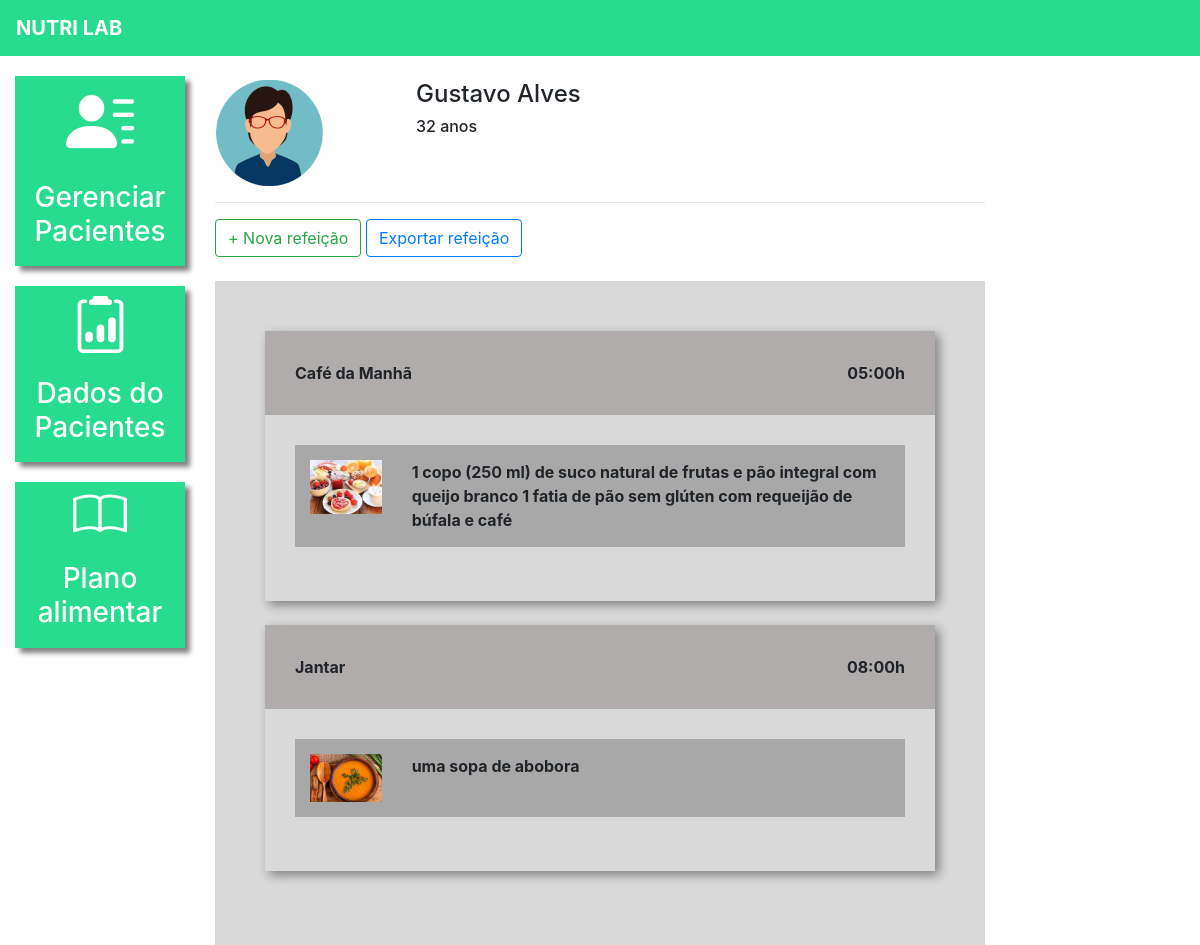
Page /plano_alimentar/1 (signed in) on the committed database.
### plataforma/models.py (models this page shows, shortened)
class Pacientes(models.Model):
    choices_sexo = (('F', 'Feminino'),
    ('M', 'Maculino'))
    nome = models.CharField(max_length=50)
    sexo = models.CharField(max_length=1, choices=choices_sexo)
    idade = models.IntegerField()
    email = models.EmailField()
    telefone = models.CharField(max_length=19)
    nutri = models.ForeignKey(User, on_delete=models.CASCADE)

class Refeicao(models.Model):
    paciente = models.ForeignKey(Pacientes, on_delete=models.CASCADE)
    titulo = models.CharField(max_length=50)
    horario = models.TimeField()
    carboidratos = models.IntegerField()
    proteinas = models.IntegerField()
    gorduras = models.IntegerField()

class Opcao(models.Model):
    refeicao = models.ForeignKey(Refeicao, on_delete=models.CASCADE)
    imagem = models.ImageField(upload_to="opcao")
    descricao = models.TextField()

### plataforma/views.py (the view)
# urls.py: path('plano_alimentar/<str:id>', views.plano_alimentar, name="plano_alimentar"),
def plano_alimentar(request, id):
    paciente = get_object_or_404(Pacientes, id=id)
    if not paciente.nutri == request.user:
        messages.add_message(request, constantes.ERROR, 'Esse paciente não é seu')
        return redirect('/plano_alimentar_listar/')
    if request.method == "GET":
        refeicoes = Refeicao.objects.filter(paciente=paciente).order_by('horario')
        opcoes = Opcao.objects.all()
        return render(request, 'plano_alimentar.html', {'paciente': paciente, 'refeicoes': refeicoes, 'opcoes': opcoes})

### plataforma/templates/plano_alimentar.html (shortened to what this page needs)
{% extends 'base_plataforma.html' %}
{% load static %}
{% block 'plataforma' %}
    <br>
    <div class="row">
        <div class="col-md-3">
            {% if paciente.sexo == "M" %}
                <img src="{% static 'plataforma/img/perfil2.png' %}">
            {% else %}
                <img src="{% static 'plataforma/img/perfil1.png' %}">
            {% endif %}
        </div>
        <div class="col-md-3 dados descricao">
            <h4>{{ paciente.nome }}</h4>
            <h6>{{ paciente.idade }} anos</h6>
        </div>
    </div>
    <hr>
    <button type="button" class="btn btn-outline-success" data-toggle="modal" data-target="#modal">
        + Nova refeição
    </button>
    <button type="button" class="btn btn-outline-primary">
        Exportar refeição
    </button>
    <br>
    <br>
    <div class="fundo-alimentar">
        {% for refeicao in refeicoes %}
            <div class="refeicao">
                <div class="head-refeicao">
                    <span>{{ refeicao.titulo }}</span>
                    <span style="float: right;">{{ refeicao.horario }}h</span>
                </div>
                <div class="body-refeicao">
                    {% for opcao in opcoes %}
                        {% if opcao.refeicao == refeicao %}
                            <div class="opcao">
                                <div class="row">
                                    <div class="col-md-2">
                                        <img width="100%" src="{{ opcao.imagem.url }}">
                                    </div>
                                    <div class="col-md-10">
                                        {{ opcao.descricao }}
                                    </div>
                                </div>
                            </div>
                            <br>
                        {% endif %}
                    {% endfor %}
                </div>
            </div>
            <br>
        {% endfor %}
    </div>
{% endblock %}

### templates/base_plataforma.html
{% extends 'base.html' %}
{% load static %}
{% block 'head' %}
    <link rel="stylesheet" href="{% static 'plataforma/css/css.css' %}">
    <link rel="stylesheet" href="{% static 'plataforma/css/plano_alimentar.css' %}">
{% endblock %}
{% block 'body' %}
    <div class="container-fluid">
        <div class="row">
            <div class="col-md-2">
                <a href="{% url 'pacientes' %}" class="link-lateral">
                    <div class="card-lateral">
                        <img src="{% static 'plataforma/img/paciente.png' %}">
                        <br>
                        <br>
                        <h3>Gerenciar Pacientes</h3>
                    </div>
                </a>
                <a href="{% url 'dados_paciente_listar' %}" class="link-lateral">
                    <div class="card-lateral">
                        <img src="{% static 'plataforma/img/dados_paciente.png' %}">
                        <br>
                        <br>
                        <h3>Dados do Pacientes</h3>
                    </div>
                </a>
                <a href="{% url 'plano_alimentar_listar' %}" class="link-lateral">
                    <div class="card-lateral">
                        <img src="{% static 'plataforma/img/plano_alimentar.png' %}">
                        <br>
                        <br>
                        <h3>Plano alimentar</h3>
                    </div>
                </a>
            </div>
            <div class="col-md-8">
                {% block 'plataforma' %}
                {% endblock %}
            </div>
        </div>
    </div>
{% endblock%}

### templates/base.html (shortened to what this page needs)
{% load static %}
<!doctype html>
<html lang="pt-BR">
    <head>
        {% block 'head' %}{% endblock %}
        <link rel="stylesheet" href="https://cdn.jsdelivr.net/npm/bootstrap@4.6.1/dist/css/bootstrap.min.css">
    </head>
    <body>
        {% if user.is_authenticated %}
            <nav style="background-color: #27DB8F;" class="navbar navbar-expand-lg navbar-dark">
                <a style="font-weight: bold" class="navbar-brand" href="#">NUTRI LAB</a>
            </nav>
        {% endif %}
        {% block 'body' %}{% endblock %}
    </body>
</html>

### templates/static/plataforma/css/css.css (style rules this page uses)
.card-lateral { background-color: #27DB8F; margin-top: 20px; padding: 10px; color: white; font-weight: bold; text-decoration: none; text-align: center; box-shadow: 5px 5px 5px gray; }
.dados { font-weight: bold; }
.descricao { margin-left: -12%; }
@media (max-width: 1300px) { .descricao { margin-left: 1px; } }

### templates/static/plataforma/css/plano_alimentar.css (style rules this page uses)
.fundo-alimentar { background-color: #D9D9D9; padding: 50px; }
.refeicao { box-shadow: 4px 4px 10px gray; }
.head-refeicao { background-color: #B0ACAC; padding: 30px; font-weight: bold; }
.body-refeicao { padding: 30px; font-weight: bold; }
.opcao { background-color: #A8A8A8; padding: 15px; }

### rows in the picture
Pacientes: nome "Gustavo Alves", idade "32"
Refeicao: titulo "Café da Manhã", horario "05:00"
Opcao: imagem (picture), descricao "1 copo (250 ml) de suco natural de frutas e pão integral com queijo branco 1 fatia de pão sem glúten com requeijão de búfala e café"
Refeicao: titulo "Jantar", horario "08:00"
Opcao: imagem (picture), descricao "uma sopa de abobora"
